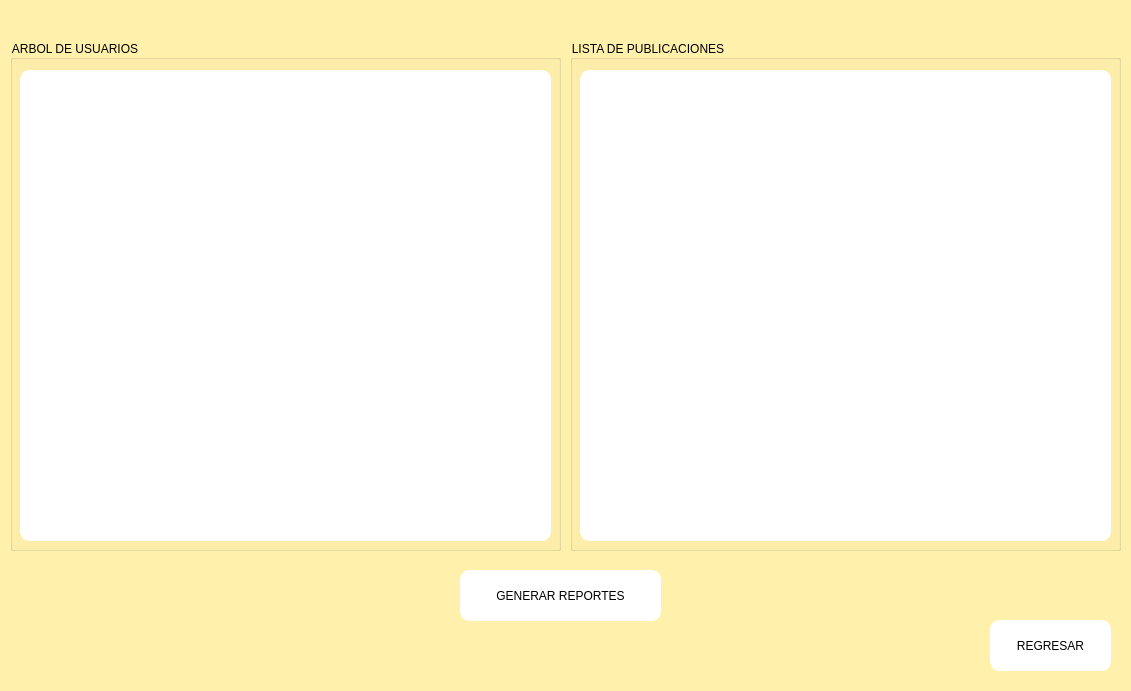
<?xml version="1.0" encoding="UTF-8"?>
<ui version="4.0">
 <class>ReportesAdmin</class>
 <widget class="QMainWindow" name="ReportesAdmin">
  <property name="geometry">
   <rect>
    <x>0</x>
    <y>0</y>
    <width>1131</width>
    <height>691</height>
   </rect>
  </property>
  <property name="windowTitle">
   <string>MainWindow</string>
  </property>
  <property name="styleSheet">
   <string notr="true">background-color: rgb(255, 241, 172)</string>
  </property>
  <widget class="QWidget" name="centralwidget">
   <widget class="QGroupBox" name="grbRec_2">
    <property name="geometry">
     <rect>
      <x>570</x>
      <y>40</y>
      <width>551</width>
      <height>511</height>
     </rect>
    </property>
    <property name="styleSheet">
     <string notr="true">font: 12pt &quot;Sitka&quot;;</string>
    </property>
    <property name="title">
     <string>LISTA DE PUBLICACIONES</string>
    </property>
    <widget class="QLabel" name="lblPub">
     <property name="geometry">
      <rect>
       <x>10</x>
       <y>30</y>
       <width>531</width>
       <height>471</height>
      </rect>
     </property>
     <property name="styleSheet">
      <string notr="true">font: 600 20pt &quot;Segoe UI Variable Display Semib&quot;;
border: 5px solid white;
background-color: rgb(255, 255, 255);
border-radius: 10px;</string>
     </property>
     <property name="text">
      <string/>
     </property>
    </widget>
   </widget>
   <widget class="QPushButton" name="btnUsers">
    <property name="geometry">
     <rect>
      <x>460</x>
      <y>570</y>
      <width>201</width>
      <height>51</height>
     </rect>
    </property>
    <property name="cursor">
     <cursorShape>PointingHandCursor</cursorShape>
    </property>
    <property name="styleSheet">
     <string notr="true">font: 900 10pt &quot;Segoe UI Black&quot;;
border: 5px solid white;
background-color: rgb(255, 255, 255);
border-radius: 10px;</string>
    </property>
    <property name="text">
     <string>GENERAR REPORTES</string>
    </property>
   </widget>
   <widget class="QGroupBox" name="grbRec_3">
    <property name="geometry">
     <rect>
      <x>10</x>
      <y>40</y>
      <width>551</width>
      <height>511</height>
     </rect>
    </property>
    <property name="styleSheet">
     <string notr="true">font: 12pt &quot;Sitka&quot;;</string>
    </property>
    <property name="title">
     <string>ARBOL DE USUARIOS</string>
    </property>
    <widget class="QLabel" name="lblUser">
     <property name="geometry">
      <rect>
       <x>10</x>
       <y>30</y>
       <width>531</width>
       <height>471</height>
      </rect>
     </property>
     <property name="styleSheet">
      <string notr="true">font: 600 20pt &quot;Segoe UI Variable Display Semib&quot;;
border: 5px solid white;
background-color: rgb(255, 255, 255);
border-radius: 10px;</string>
     </property>
     <property name="text">
      <string/>
     </property>
    </widget>
   </widget>
   <widget class="QPushButton" name="pushButton_3">
    <property name="geometry">
     <rect>
      <x>990</x>
      <y>620</y>
      <width>121</width>
      <height>51</height>
     </rect>
    </property>
    <property name="cursor">
     <cursorShape>PointingHandCursor</cursorShape>
    </property>
    <property name="styleSheet">
     <string notr="true">font: 900 10pt &quot;Segoe UI Black&quot;;
border: 5px solid white;
background-color: rgb(255, 255, 255);
border-radius: 10px;
</string>
    </property>
    <property name="text">
     <string>REGRESAR</string>
    </property>
   </widget>
  </widget>
 </widget>
 <resources/>
 <connections/>
</ui>
